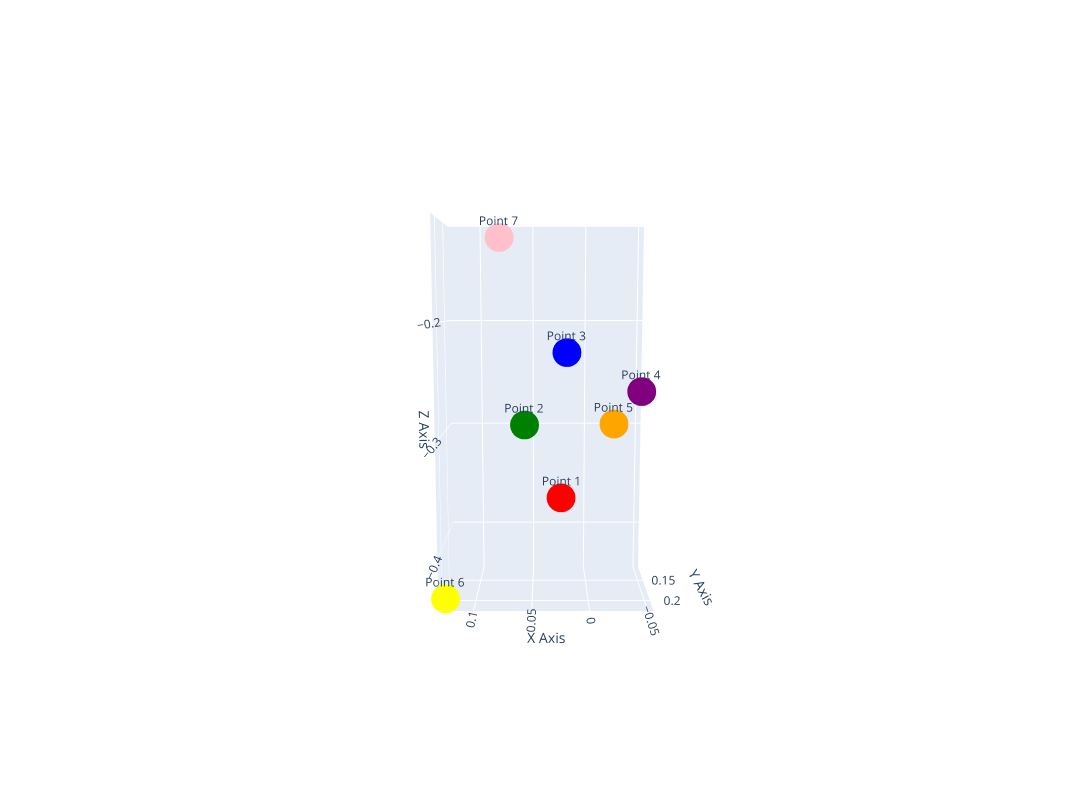

This figure's notebook cell:
### Code cell
xs = [-p for p in xyz_df[0]]
ys = [-p for p in xyz_df[1]]
zs = [p for p in xyz_df[2]]

# Assign a unique color for each point
colors = ['red', 'green', 'blue', 'purple', 'orange', 'yellow', 'pink']

# Create hover labels for each point
labels = [f'Point {i+1}' for i in range(len(xs))]

# Create a 3D scatter plot
fig = go.Figure(data=[go.Scatter3d(
    x=xs,
    y=ys,
    z=zs,
    mode='markers+text',  # 'markers+text' to display text
    marker=dict(
        size=10,
        color=colors,  # Color each point differently
    ),
    text=labels,  # Label each point
    hoverinfo='text',  # Display only the label on hover
)])

# Customize the layout
fig.update_layout(
                  scene=dict(
                      xaxis_title='X Axis',
                      yaxis_title='Y Axis',
                      zaxis_title='Z Axis'),
    width=1200,
    height=800,
                  showlegend=False)  # Disabling legend as Scatter3d doesn't support categorical legends well

# Show the figure
fig.show()

### Figure 1 — Plotly figure (JSON) as saved in the notebook; plotly's stock layout.template omitted (floating-point values rounded to 4 significant figures)
{"data": [{"hoverinfo": "text", "marker": {"color": ["red", "green", "blue", "purple", "orange", "yellow", "pink"], "size": 10}, "mode": "markers+text", "text": ["Point 1", "Point 2", "Point 3", "Point 4", "Point 5", "Point 6", "Point 7"], "type": "scatter3d", "x": [0.0247, 0.0574, 0.0189, -0.0496, -0.0234, 0.1248, 0.0823], "y": [0.191, 0.171, 0.1516, 0.1562, 0.1693, 0.2198, 0.1159], "z": [-0.3544, -0.2922, -0.2282, -0.2636, -0.2916, -0.4365, -0.122]}], "layout": {"height": 800, "scene": {"aspectmode": "auto", "aspectratio": {"x": 0.9764, "y": 0.5817, "z": 1.761}, "camera": {"center": {"x": 0, "y": 0, "z": 0}, "eye": {"x": -0.0001833, "y": 3.528, "z": 0.4936}, "projection": {"type": "perspective"}, "up": {"x": 0, "y": 0, "z": 1}}, "xaxis": {"title": {"text": "X Axis"}, "type": "linear"}, "yaxis": {"title": {"text": "Y Axis"}, "type": "linear"}, "zaxis": {"title": {"text": "Z Axis"}, "type": "linear"}}, "showlegend": false, "width": 1200}}
